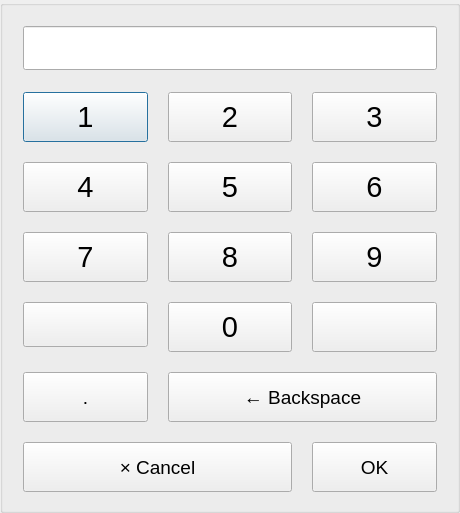
<?xml version="1.0" encoding="UTF-8"?>
<ui version="4.0">
 <class>NumKeyboard</class>
 <widget class="QDialog" name="NumKeyboard">
  <property name="geometry">
   <rect>
    <x>0</x>
    <y>0</y>
    <width>460</width>
    <height>505</height>
   </rect>
  </property>
  <property name="windowTitle">
   <string>Dialog</string>
  </property>
  <layout class="QGridLayout" name="gridLayout_2">
   <property name="leftMargin">
    <number>0</number>
   </property>
   <property name="topMargin">
    <number>0</number>
   </property>
   <property name="rightMargin">
    <number>0</number>
   </property>
   <property name="bottomMargin">
    <number>0</number>
   </property>
   <property name="horizontalSpacing">
    <number>0</number>
   </property>
   <item row="0" column="0">
    <widget class="QGroupBox" name="groupBox">
     <property name="title">
      <string/>
     </property>
     <layout class="QGridLayout" name="gridLayout">
      <property name="leftMargin">
       <number>20</number>
      </property>
      <property name="topMargin">
       <number>20</number>
      </property>
      <property name="rightMargin">
       <number>20</number>
      </property>
      <property name="bottomMargin">
       <number>20</number>
      </property>
      <property name="spacing">
       <number>20</number>
      </property>
      <item row="0" column="0" colspan="3">
       <widget class="QLineEdit" name="lineEdit">
        <property name="font">
         <font>
          <family>Ubuntu</family>
          <pointsize>24</pointsize>
          <weight>50</weight>
          <italic>false</italic>
          <bold>false</bold>
         </font>
        </property>
        <property name="text">
         <string/>
        </property>
       </widget>
      </item>
      <item row="1" column="0">
       <widget class="QPushButton" name="num1Button">
        <property name="minimumSize">
         <size>
          <width>0</width>
          <height>50</height>
         </size>
        </property>
        <property name="maximumSize">
         <size>
          <width>16777215</width>
          <height>45</height>
         </size>
        </property>
        <property name="font">
         <font>
          <pointsize>22</pointsize>
         </font>
        </property>
        <property name="autoFillBackground">
         <bool>false</bool>
        </property>
        <property name="text">
         <string>1</string>
        </property>
        <property name="autoDefault">
         <bool>true</bool>
        </property>
        <property name="default">
         <bool>false</bool>
        </property>
        <property name="flat">
         <bool>false</bool>
        </property>
       </widget>
      </item>
      <item row="1" column="1">
       <widget class="QPushButton" name="num2Button">
        <property name="minimumSize">
         <size>
          <width>0</width>
          <height>50</height>
         </size>
        </property>
        <property name="maximumSize">
         <size>
          <width>16777215</width>
          <height>45</height>
         </size>
        </property>
        <property name="font">
         <font>
          <pointsize>22</pointsize>
         </font>
        </property>
        <property name="autoFillBackground">
         <bool>false</bool>
        </property>
        <property name="text">
         <string>2</string>
        </property>
        <property name="autoDefault">
         <bool>true</bool>
        </property>
        <property name="default">
         <bool>false</bool>
        </property>
        <property name="flat">
         <bool>false</bool>
        </property>
       </widget>
      </item>
      <item row="1" column="2">
       <widget class="QPushButton" name="num3Button">
        <property name="minimumSize">
         <size>
          <width>0</width>
          <height>50</height>
         </size>
        </property>
        <property name="maximumSize">
         <size>
          <width>16777215</width>
          <height>45</height>
         </size>
        </property>
        <property name="font">
         <font>
          <pointsize>22</pointsize>
         </font>
        </property>
        <property name="autoFillBackground">
         <bool>false</bool>
        </property>
        <property name="text">
         <string>3</string>
        </property>
        <property name="autoDefault">
         <bool>true</bool>
        </property>
        <property name="default">
         <bool>false</bool>
        </property>
        <property name="flat">
         <bool>false</bool>
        </property>
       </widget>
      </item>
      <item row="2" column="0">
       <widget class="QPushButton" name="num4Button">
        <property name="minimumSize">
         <size>
          <width>0</width>
          <height>50</height>
         </size>
        </property>
        <property name="maximumSize">
         <size>
          <width>16777215</width>
          <height>45</height>
         </size>
        </property>
        <property name="font">
         <font>
          <pointsize>22</pointsize>
         </font>
        </property>
        <property name="autoFillBackground">
         <bool>false</bool>
        </property>
        <property name="text">
         <string>4</string>
        </property>
        <property name="autoDefault">
         <bool>true</bool>
        </property>
        <property name="default">
         <bool>false</bool>
        </property>
        <property name="flat">
         <bool>false</bool>
        </property>
       </widget>
      </item>
      <item row="2" column="1">
       <widget class="QPushButton" name="num5Button">
        <property name="minimumSize">
         <size>
          <width>0</width>
          <height>50</height>
         </size>
        </property>
        <property name="maximumSize">
         <size>
          <width>16777215</width>
          <height>45</height>
         </size>
        </property>
        <property name="font">
         <font>
          <pointsize>22</pointsize>
         </font>
        </property>
        <property name="autoFillBackground">
         <bool>false</bool>
        </property>
        <property name="text">
         <string>5</string>
        </property>
        <property name="autoDefault">
         <bool>true</bool>
        </property>
        <property name="default">
         <bool>false</bool>
        </property>
        <property name="flat">
         <bool>false</bool>
        </property>
       </widget>
      </item>
      <item row="2" column="2">
       <widget class="QPushButton" name="num6Button">
        <property name="minimumSize">
         <size>
          <width>0</width>
          <height>50</height>
         </size>
        </property>
        <property name="maximumSize">
         <size>
          <width>16777215</width>
          <height>45</height>
         </size>
        </property>
        <property name="font">
         <font>
          <pointsize>22</pointsize>
         </font>
        </property>
        <property name="autoFillBackground">
         <bool>false</bool>
        </property>
        <property name="text">
         <string>6</string>
        </property>
        <property name="autoDefault">
         <bool>true</bool>
        </property>
        <property name="default">
         <bool>false</bool>
        </property>
        <property name="flat">
         <bool>false</bool>
        </property>
       </widget>
      </item>
      <item row="3" column="0">
       <widget class="QPushButton" name="num7Button">
        <property name="minimumSize">
         <size>
          <width>0</width>
          <height>50</height>
         </size>
        </property>
        <property name="maximumSize">
         <size>
          <width>16777215</width>
          <height>45</height>
         </size>
        </property>
        <property name="font">
         <font>
          <pointsize>22</pointsize>
         </font>
        </property>
        <property name="autoFillBackground">
         <bool>false</bool>
        </property>
        <property name="text">
         <string>7</string>
        </property>
        <property name="autoDefault">
         <bool>true</bool>
        </property>
        <property name="default">
         <bool>false</bool>
        </property>
        <property name="flat">
         <bool>false</bool>
        </property>
       </widget>
      </item>
      <item row="3" column="1">
       <widget class="QPushButton" name="num8Button">
        <property name="minimumSize">
         <size>
          <width>0</width>
          <height>50</height>
         </size>
        </property>
        <property name="maximumSize">
         <size>
          <width>16777215</width>
          <height>45</height>
         </size>
        </property>
        <property name="font">
         <font>
          <pointsize>22</pointsize>
         </font>
        </property>
        <property name="autoFillBackground">
         <bool>false</bool>
        </property>
        <property name="text">
         <string>8</string>
        </property>
        <property name="autoDefault">
         <bool>true</bool>
        </property>
        <property name="default">
         <bool>false</bool>
        </property>
        <property name="flat">
         <bool>false</bool>
        </property>
       </widget>
      </item>
      <item row="3" column="2">
       <widget class="QPushButton" name="num9Button">
        <property name="minimumSize">
         <size>
          <width>0</width>
          <height>50</height>
         </size>
        </property>
        <property name="maximumSize">
         <size>
          <width>16777215</width>
          <height>45</height>
         </size>
        </property>
        <property name="font">
         <font>
          <pointsize>22</pointsize>
         </font>
        </property>
        <property name="autoFillBackground">
         <bool>false</bool>
        </property>
        <property name="text">
         <string>9</string>
        </property>
        <property name="autoDefault">
         <bool>true</bool>
        </property>
        <property name="default">
         <bool>false</bool>
        </property>
        <property name="flat">
         <bool>false</bool>
        </property>
       </widget>
      </item>
      <item row="4" column="0">
       <widget class="QPushButton" name="leftButton">
        <property name="minimumSize">
         <size>
          <width>0</width>
          <height>45</height>
         </size>
        </property>
        <property name="maximumSize">
         <size>
          <width>16777215</width>
          <height>45</height>
         </size>
        </property>
        <property name="font">
         <font>
          <pointsize>22</pointsize>
         </font>
        </property>
        <property name="autoFillBackground">
         <bool>false</bool>
        </property>
        <property name="text">
         <string/>
        </property>
        <property name="icon">
         <iconset resource="resource.qrc">
          <normaloff>:/icons/left.png</normaloff>:/icons/left.png</iconset>
        </property>
        <property name="iconSize">
         <size>
          <width>50</width>
          <height>50</height>
         </size>
        </property>
        <property name="autoDefault">
         <bool>true</bool>
        </property>
        <property name="default">
         <bool>false</bool>
        </property>
        <property name="flat">
         <bool>false</bool>
        </property>
       </widget>
      </item>
      <item row="4" column="1">
       <widget class="QPushButton" name="num0Button">
        <property name="minimumSize">
         <size>
          <width>0</width>
          <height>50</height>
         </size>
        </property>
        <property name="maximumSize">
         <size>
          <width>16777215</width>
          <height>45</height>
         </size>
        </property>
        <property name="font">
         <font>
          <pointsize>22</pointsize>
         </font>
        </property>
        <property name="autoFillBackground">
         <bool>false</bool>
        </property>
        <property name="text">
         <string>0</string>
        </property>
        <property name="autoDefault">
         <bool>true</bool>
        </property>
        <property name="default">
         <bool>false</bool>
        </property>
        <property name="flat">
         <bool>false</bool>
        </property>
       </widget>
      </item>
      <item row="4" column="2">
       <widget class="QPushButton" name="rightButton">
        <property name="minimumSize">
         <size>
          <width>0</width>
          <height>50</height>
         </size>
        </property>
        <property name="maximumSize">
         <size>
          <width>16777215</width>
          <height>45</height>
         </size>
        </property>
        <property name="font">
         <font>
          <pointsize>22</pointsize>
         </font>
        </property>
        <property name="autoFillBackground">
         <bool>false</bool>
        </property>
        <property name="text">
         <string/>
        </property>
        <property name="icon">
         <iconset resource="resource.qrc">
          <normaloff>:/icons/right.png</normaloff>:/icons/right.png</iconset>
        </property>
        <property name="iconSize">
         <size>
          <width>50</width>
          <height>50</height>
         </size>
        </property>
        <property name="autoDefault">
         <bool>true</bool>
        </property>
        <property name="default">
         <bool>false</bool>
        </property>
        <property name="flat">
         <bool>false</bool>
        </property>
       </widget>
      </item>
      <item row="5" column="0">
       <widget class="QPushButton" name="backspaceButton_2">
        <property name="minimumSize">
         <size>
          <width>0</width>
          <height>50</height>
         </size>
        </property>
        <property name="maximumSize">
         <size>
          <width>16777215</width>
          <height>45</height>
         </size>
        </property>
        <property name="font">
         <font>
          <pointsize>14</pointsize>
         </font>
        </property>
        <property name="autoFillBackground">
         <bool>false</bool>
        </property>
        <property name="text">
         <string>.</string>
        </property>
        <property name="autoDefault">
         <bool>true</bool>
        </property>
        <property name="default">
         <bool>false</bool>
        </property>
        <property name="flat">
         <bool>false</bool>
        </property>
       </widget>
      </item>
      <item row="5" column="1" colspan="2">
       <widget class="QPushButton" name="cancelButton_2">
        <property name="minimumSize">
         <size>
          <width>0</width>
          <height>50</height>
         </size>
        </property>
        <property name="maximumSize">
         <size>
          <width>16777215</width>
          <height>45</height>
         </size>
        </property>
        <property name="font">
         <font>
          <pointsize>14</pointsize>
         </font>
        </property>
        <property name="autoFillBackground">
         <bool>false</bool>
        </property>
        <property name="text">
         <string>← Backspace</string>
        </property>
        <property name="autoDefault">
         <bool>true</bool>
        </property>
        <property name="default">
         <bool>false</bool>
        </property>
        <property name="flat">
         <bool>false</bool>
        </property>
       </widget>
      </item>
      <item row="6" column="0" colspan="2">
       <widget class="QPushButton" name="cancelButton">
        <property name="minimumSize">
         <size>
          <width>0</width>
          <height>50</height>
         </size>
        </property>
        <property name="maximumSize">
         <size>
          <width>16777215</width>
          <height>45</height>
         </size>
        </property>
        <property name="font">
         <font>
          <pointsize>14</pointsize>
         </font>
        </property>
        <property name="autoFillBackground">
         <bool>false</bool>
        </property>
        <property name="text">
         <string>× Cancel</string>
        </property>
        <property name="autoDefault">
         <bool>true</bool>
        </property>
        <property name="default">
         <bool>false</bool>
        </property>
        <property name="flat">
         <bool>false</bool>
        </property>
       </widget>
      </item>
      <item row="6" column="2">
       <widget class="QPushButton" name="okButton">
        <property name="minimumSize">
         <size>
          <width>0</width>
          <height>50</height>
         </size>
        </property>
        <property name="maximumSize">
         <size>
          <width>16777215</width>
          <height>45</height>
         </size>
        </property>
        <property name="font">
         <font>
          <pointsize>14</pointsize>
         </font>
        </property>
        <property name="autoFillBackground">
         <bool>false</bool>
        </property>
        <property name="text">
         <string>OK</string>
        </property>
        <property name="icon">
         <iconset resource="resource.qrc">
          <normaloff>:/icons/tick.png</normaloff>:/icons/tick.png</iconset>
        </property>
        <property name="iconSize">
         <size>
          <width>30</width>
          <height>30</height>
         </size>
        </property>
        <property name="autoDefault">
         <bool>true</bool>
        </property>
        <property name="default">
         <bool>false</bool>
        </property>
        <property name="flat">
         <bool>false</bool>
        </property>
       </widget>
      </item>
     </layout>
    </widget>
   </item>
  </layout>
 </widget>
 <resources>
  <include location="resource.qrc"/>
 </resources>
 <connections/>
</ui>
